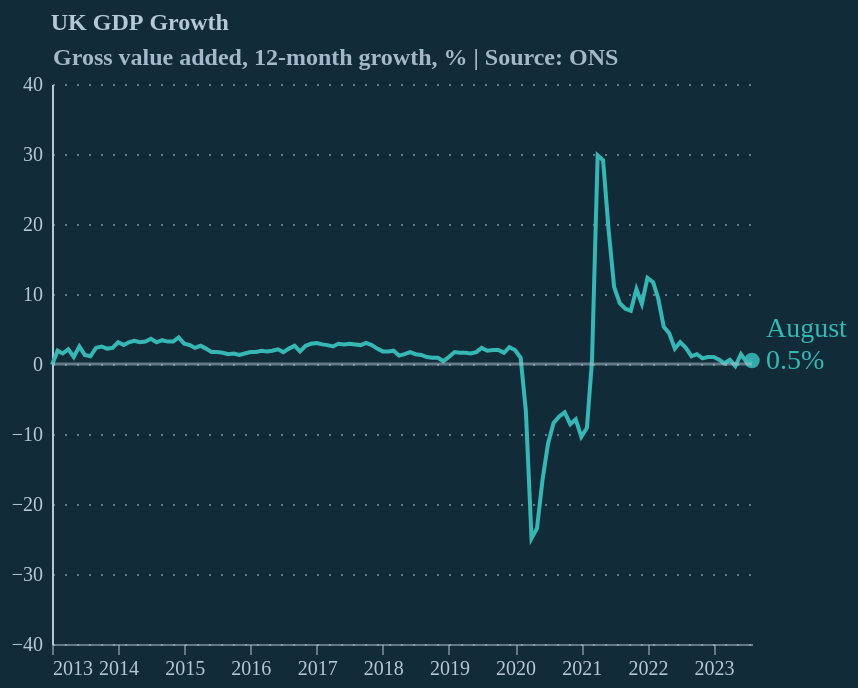

Source (Vega-Lite JSON):
### Vega-Lite specification from a JSON file in a GitHub repository (floating-point values rounded to 4 significant figures)
{"config": {"view": {"continuousWidth": 300, "continuousHeight": 300, "stroke": null}, "background": "#122b39", "font": "Circular Std", "title": {"anchor": "start", "color": "#b4c8d8", "dx": 20, "fontSize": 12, "subtitleColor": "#000000", "subtitleFontSize": 12}}, "layer": [{"data": {"name": "data-109fedd27f92f988eea7857479669bd3"}, "mark": {"type": "line", "color": "#36b7b4"}, "encoding": {"x": {"axis": {"domainColor": "#b4c8d8", "domainOpacity": 0.5, "grid": false, "labelAngle": 0, "labelColor": "#b4c8d8", "tickColor": "#b4c8d8", "tickCount": 10, "tickOpacity": 0.5, "title": null}, "field": "date", "type": "temporal"}, "y": {"axis": {"domainColor": "#b4c8d8", "gridColor": "#b4c8d8", "gridDash": [1, 5], "gridOpacity": 0.5, "labelColor": "#b4c8d8", "labelPadding": 5, "tickColor": "#b4c8d8", "tickCount": 8, "tickOpacity": 0.5, "ticks": false, "title": "Gross value added, 12-month growth, % | Source: ONS", "titleAlign": "left", "titleAngle": 0, "titleBaseline": "bottom", "titleColor": "#b4c8d8", "titleFontSize": 12, "titleOpacity": 0.9, "titleX": 0, "titleY": -7}, "field": "value", "scale": {"padding": 30, "zero": false}, "type": "quantitative"}}, "title": "UK GDP Growth"}, {"data": {"name": "data-974185b207ca60d57254b9f946af2894"}, "mark": {"type": "point", "color": "#36b7b4", "filled": true, "opacity": 0.9, "size": 60}, "encoding": {"x": {"field": "date", "type": "temporal"}, "y": {"field": "value", "type": "quantitative"}}}, {"data": {"name": "data-974185b207ca60d57254b9f946af2894"}, "mark": {"type": "text", "align": "left", "baseline": "middle", "color": "#36b7b4", "dx": 7, "dy": -16, "fontSize": 14}, "encoding": {"text": {"field": "month", "type": "nominal"}, "x": {"field": "date", "type": "temporal"}, "y": {"field": "value", "type": "quantitative"}}}, {"data": {"name": "data-974185b207ca60d57254b9f946af2894"}, "mark": {"type": "text", "align": "left", "baseline": "middle", "color": "#36b7b4", "dx": 7, "dy": 0, "fontSize": 14}, "encoding": {"text": {"field": "text", "type": "nominal"}, "x": {"field": "date", "type": "temporal"}, "y": {"field": "value", "type": "quantitative"}}}, {"data": {"name": "data-06fd9f850666401b4599de5588b60692"}, "mark": {"type": "rule", "color": "#b4c8d8", "opacity": 0.5, "size": 1.5}, "encoding": {"y": {"field": "y", "type": "quantitative"}}}], "height": 280, "width": 350, "$schema": "https://vega.github.io/schema/vega-lite/v5.8.0.json", "datasets": {"data-109fedd27f92f988eea7857479669bd3": [{"date": "2013-01-01T00:00:00", "month": "January", "value": -0.1, "year": "2013"}, {"date": "2013-02-01T00:00:00", "month": "February", "value": 1.9, "year": "2013"}, {"date": "2013-03-01T00:00:00", "month": "March", "value": 1.5, "year": "2013"}, {"date": "2013-04-01T00:00:00", "month": "April", "value": 2.1, "year": "2013"}, {"date": "2013-05-01T00:00:00", "month": "May", "value": 1.0, "year": "2013"}, {"date": "2013-06-01T00:00:00", "month": "June", "value": 2.5, "year": "2013"}, {"date": "2013-07-01T00:00:00", "month": "July", "value": 1.3, "year": "2013"}, {"date": "2013-08-01T00:00:00", "month": "August", "value": 1.1, "year": "2013"}, {"date": "2013-09-01T00:00:00", "month": "September", "value": 2.3, "year": "2013"}, {"date": "2013-10-01T00:00:00", "month": "October", "value": 2.5, "year": "2013"}, {"date": "2013-11-01T00:00:00", "month": "November", "value": 2.2, "year": "2013"}, {"date": "2013-12-01T00:00:00", "month": "December", "value": 2.3, "year": "2013"}, {"date": "2014-01-01T00:00:00", "month": "January", "value": 3.1, "year": "2014"}, {"date": "2014-02-01T00:00:00", "month": "February", "value": 2.7, "year": "2014"}, {"date": "2014-03-01T00:00:00", "month": "March", "value": 3.1, "year": "2014"}, {"date": "2014-04-01T00:00:00", "month": "April", "value": 3.3, "year": "2014"}, {"date": "2014-05-01T00:00:00", "month": "May", "value": 3.1, "year": "2014"}, {"date": "2014-06-01T00:00:00", "month": "June", "value": 3.2, "year": "2014"}, {"date": "2014-07-01T00:00:00", "month": "July", "value": 3.6, "year": "2014"}, {"date": "2014-08-01T00:00:00", "month": "August", "value": 3.1, "year": "2014"}, {"date": "2014-09-01T00:00:00", "month": "September", "value": 3.4, "year": "2014"}, {"date": "2014-10-01T00:00:00", "month": "October", "value": 3.2, "year": "2014"}, {"date": "2014-11-01T00:00:00", "month": "November", "value": 3.2, "year": "2014"}, {"date": "2014-12-01T00:00:00", "month": "December", "value": 3.8, "year": "2014"}, {"date": "2015-01-01T00:00:00", "month": "January", "value": 2.9, "year": "2015"}, {"date": "2015-02-01T00:00:00", "month": "February", "value": 2.7, "year": "2015"}, {"date": "2015-03-01T00:00:00", "month": "March", "value": 2.3, "year": "2015"}, {"date": "2015-04-01T00:00:00", "month": "April", "value": 2.6, "year": "2015"}, {"date": "2015-05-01T00:00:00", "month": "May", "value": 2.2, "year": "2015"}, {"date": "2015-06-01T00:00:00", "month": "June", "value": 1.7, "year": "2015"}, {"date": "2015-07-01T00:00:00", "month": "July", "value": 1.7, "year": "2015"}, {"date": "2015-08-01T00:00:00", "month": "August", "value": 1.6, "year": "2015"}, {"date": "2015-09-01T00:00:00", "month": "September", "value": 1.4, "year": "2015"}, {"date": "2015-10-01T00:00:00", "month": "October", "value": 1.5, "year": "2015"}, {"date": "2015-11-01T00:00:00", "month": "November", "value": 1.3, "year": "2015"}, {"date": "2015-12-01T00:00:00", "month": "December", "value": 1.5, "year": "2015"}, {"date": "2016-01-01T00:00:00", "month": "January", "value": 1.7, "year": "2016"}, {"date": "2016-02-01T00:00:00", "month": "February", "value": 1.7, "year": "2016"}, {"date": "2016-03-01T00:00:00", "month": "March", "value": 1.9, "year": "2016"}, {"date": "2016-04-01T00:00:00", "month": "April", "value": 1.8, "year": "2016"}, {"date": "2016-05-01T00:00:00", "month": "May", "value": 1.9, "year": "2016"}, {"date": "2016-06-01T00:00:00", "month": "June", "value": 2.1, "year": "2016"}, {"date": "2016-07-01T00:00:00", "month": "July", "value": 1.7, "year": "2016"}, {"date": "2016-08-01T00:00:00", "month": "August", "value": 2.2, "year": "2016"}, {"date": "2016-09-01T00:00:00", "month": "September", "value": 2.6, "year": "2016"}, {"date": "2016-10-01T00:00:00", "month": "October", "value": 1.8, "year": "2016"}, {"date": "2016-11-01T00:00:00", "month": "November", "value": 2.6, "year": "2016"}, {"date": "2016-12-01T00:00:00", "month": "December", "value": 2.9, "year": "2016"}, {"date": "2017-01-01T00:00:00", "month": "January", "value": 3.0, "year": "2017"}, {"date": "2017-02-01T00:00:00", "month": "February", "value": 2.8, "year": "2017"}, {"date": "2017-03-01T00:00:00", "month": "March", "value": 2.7, "year": "2017"}, {"date": "2017-04-01T00:00:00", "month": "April", "value": 2.5, "year": "2017"}, {"date": "2017-05-01T00:00:00", "month": "May", "value": 2.9, "year": "2017"}, {"date": "2017-06-01T00:00:00", "month": "June", "value": 2.8, "year": "2017"}, {"date": "2017-07-01T00:00:00", "month": "July", "value": 2.9, "year": "2017"}, {"date": "2017-08-01T00:00:00", "month": "August", "value": 2.8, "year": "2017"}, {"date": "2017-09-01T00:00:00", "month": "September", "value": 2.7, "year": "2017"}, {"date": "2017-10-01T00:00:00", "month": "October", "value": 3.0, "year": "2017"}, {"date": "2017-11-01T00:00:00", "month": "November", "value": 2.7, "year": "2017"}, {"date": "2017-12-01T00:00:00", "month": "December", "value": 2.2, "year": "2017"}, {"date": "2018-01-01T00:00:00", "month": "January", "value": 1.8, "year": "2018"}, {"date": "2018-02-01T00:00:00", "month": "February", "value": 1.8, "year": "2018"}, {"date": "2018-03-01T00:00:00", "month": "March", "value": 1.9, "year": "2018"}, {"date": "2018-04-01T00:00:00", "month": "April", "value": 1.2, "year": "2018"}, {"date": "2018-05-01T00:00:00", "month": "May", "value": 1.4, "year": "2018"}, {"date": "2018-06-01T00:00:00", "month": "June", "value": 1.7, "year": "2018"}, {"date": "2018-07-01T00:00:00", "month": "July", "value": 1.4, "year": "2018"}, {"date": "2018-08-01T00:00:00", "month": "August", "value": 1.3, "year": "2018"}, {"date": "2018-09-01T00:00:00", "month": "September", "value": 1.0, "year": "2018"}, {"date": "2018-10-01T00:00:00", "month": "October", "value": 0.9, "year": "2018"}, {"date": "2018-11-01T00:00:00", "month": "November", "value": 0.9, "year": "2018"}, {"date": "2018-12-01T00:00:00", "month": "December", "value": 0.4, "year": "2018"}, {"date": "2019-01-01T00:00:00", "month": "January", "value": 1.0, "year": "2019"}, {"date": "2019-02-01T00:00:00", "month": "February", "value": 1.7, "year": "2019"}, {"date": "2019-03-01T00:00:00", "month": "March", "value": 1.6, "year": "2019"}, {"date": "2019-04-01T00:00:00", "month": "April", "value": 1.6, "year": "2019"}, {"date": "2019-05-01T00:00:00", "month": "May", "value": 1.5, "year": "2019"}, {"date": "2019-06-01T00:00:00", "month": "June", "value": 1.7, "year": "2019"}, {"date": "2019-07-01T00:00:00", "month": "July", "value": 2.3, "year": "2019"}, {"date": "2019-08-01T00:00:00", "month": "August", "value": 1.9, "year": "2019"}, {"date": "2019-09-01T00:00:00", "month": "September", "value": 2.0, "year": "2019"}, {"date": "2019-10-01T00:00:00", "month": "October", "value": 2.0, "year": "2019"}, {"date": "2019-11-01T00:00:00", "month": "November", "value": 1.6, "year": "2019"}, {"date": "2019-12-01T00:00:00", "month": "December", "value": 2.4, "year": "2019"}, {"date": "2020-01-01T00:00:00", "month": "January", "value": 2.0, "year": "2020"}, {"date": "2020-02-01T00:00:00", "month": "February", "value": 0.9, "year": "2020"}, {"date": "2020-03-01T00:00:00", "month": "March", "value": -6.8, "year": "2020"}, {"date": "2020-04-01T00:00:00", "month": "April", "value": -24.9, "year": "2020"}, {"date": "2020-05-01T00:00:00", "month": "May", "value": -23.5, "year": "2020"}, {"date": "2020-06-01T00:00:00", "month": "June", "value": -16.5, "year": "2020"}, {"date": "2020-07-01T00:00:00", "month": "July", "value": -11.4, "year": "2020"}, {"date": "2020-08-01T00:00:00", "month": "August", "value": -8.4, "year": "2020"}, {"date": "2020-09-01T00:00:00", "month": "September", "value": -7.5, "year": "2020"}, {"date": "2020-10-01T00:00:00", "month": "October", "value": -6.9, "year": "2020"}, {"date": "2020-11-01T00:00:00", "month": "November", "value": -8.6, "year": "2020"}, {"date": "2020-12-01T00:00:00", "month": "December", "value": -7.9, "year": "2020"}, {"date": "2021-01-01T00:00:00", "month": "January", "value": -10.4, "year": "2021"}, {"date": "2021-02-01T00:00:00", "month": "February", "value": -9.1, "year": "2021"}, {"date": "2021-03-01T00:00:00", "month": "March", "value": 0.6, "year": "2021"}, {"date": "2021-04-01T00:00:00", "month": "April", "value": 29.8, "year": "2021"}, {"date": "2021-05-01T00:00:00", "month": "May", "value": 29.1, "year": "2021"}, {"date": "2021-06-01T00:00:00", "month": "June", "value": 19.0, "year": "2021"}, {"date": "2021-07-01T00:00:00", "month": "July", "value": 11.0, "year": "2021"}, {"date": "2021-08-01T00:00:00", "month": "August", "value": 8.7, "year": "2021"}, {"date": "2021-09-01T00:00:00", "month": "September", "value": 7.9, "year": "2021"}, {"date": "2021-10-01T00:00:00", "month": "October", "value": 7.6, "year": "2021"}, {"date": "2021-11-01T00:00:00", "month": "November", "value": 10.7, "year": "2021"}, {"date": "2021-12-01T00:00:00", "month": "December", "value": 8.6, "year": "2021"}, {"date": "2022-01-01T00:00:00", "month": "January", "value": 12.3, "year": "2022"}, {"date": "2022-02-01T00:00:00", "month": "February", "value": 11.7, "year": "2022"}, {"date": "2022-03-01T00:00:00", "month": "March", "value": 9.4, "year": "2022"}, {"date": "2022-04-01T00:00:00", "month": "April", "value": 5.3, "year": "2022"}, {"date": "2022-05-01T00:00:00", "month": "May", "value": 4.4, "year": "2022"}, {"date": "2022-06-01T00:00:00", "month": "June", "value": 2.2, "year": "2022"}, {"date": "2022-07-01T00:00:00", "month": "July", "value": 3.1, "year": "2022"}, {"date": "2022-08-01T00:00:00", "month": "August", "value": 2.3, "year": "2022"}, {"date": "2022-09-01T00:00:00", "month": "September", "value": 1.1, "year": "2022"}, {"date": "2022-10-01T00:00:00", "month": "October", "value": 1.4, "year": "2022"}, {"date": "2022-11-01T00:00:00", "month": "November", "value": 0.8, "year": "2022"}, {"date": "2022-12-01T00:00:00", "month": "December", "value": 1.0, "year": "2022"}, {"date": "2023-01-01T00:00:00", "month": "January", "value": 1.0, "year": "2023"}, {"date": "2023-02-01T00:00:00", "month": "February", "value": 0.6, "year": "2023"}, {"date": "2023-03-01T00:00:00", "month": "March", "value": 0.1, "year": "2023"}, {"date": "2023-04-01T00:00:00", "month": "April", "value": 0.6, "year": "2023"}, {"date": "2023-05-01T00:00:00", "month": "May", "value": -0.3, "year": "2023"}, {"date": "2023-06-01T00:00:00", "month": "June", "value": 1.4, "year": "2023"}, {"date": "2023-07-01T00:00:00", "month": "July", "value": 0.3, "year": "2023"}, {"date": "2023-08-01T00:00:00", "month": "August", "value": 0.5, "year": "2023"}], "data-974185b207ca60d57254b9f946af2894": [{"date": "2023-08-01T00:00:00", "month": "August", "value": 0.5, "year": "2023", "text": "0.5%"}], "data-06fd9f850666401b4599de5588b60692": [{"y": 0}]}}
